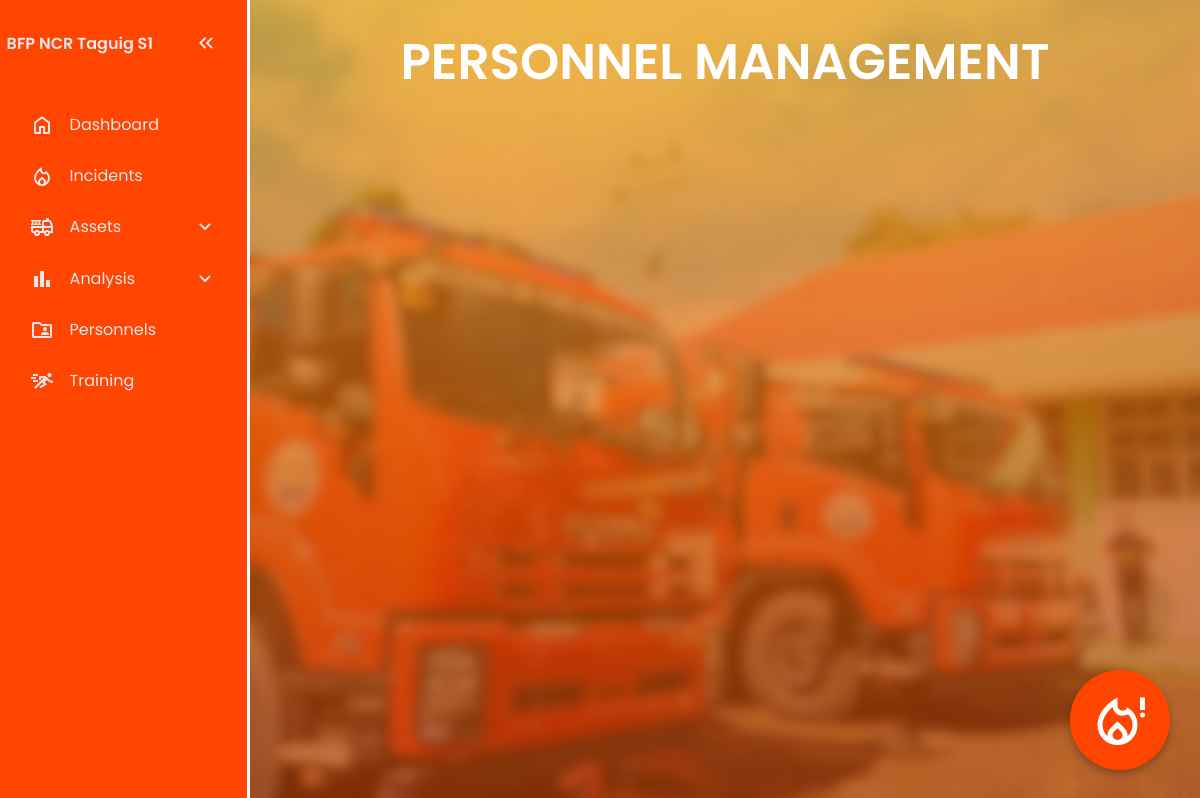
The page /personnels/PersonnelIndex.php on the database as committed earlier.
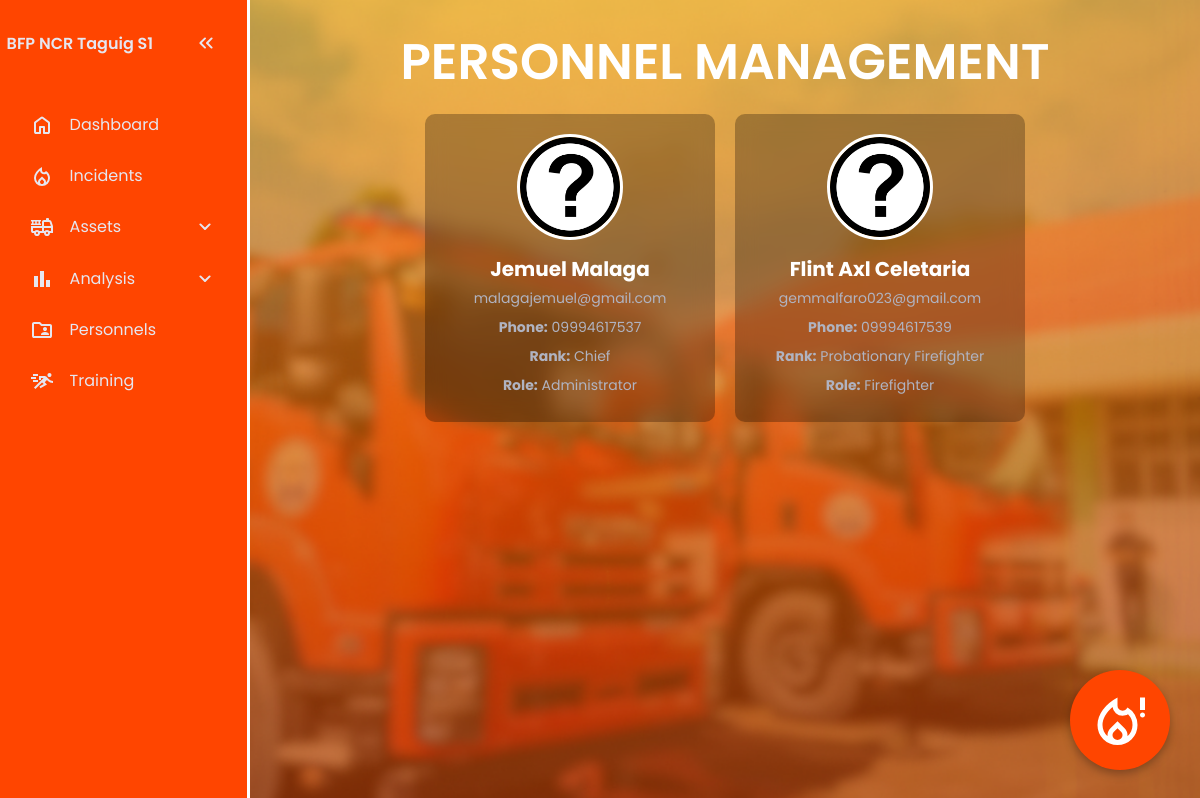
The same page on the database as committed later.
### tables this page shows
CREATE TABLE `personnel` (
  `PersonnelID` int(11) NOT NULL,
  `RoleID` int(11) DEFAULT NULL,
  `RankID` int(11) DEFAULT NULL,
  `ShiftID` int(11) DEFAULT NULL,
  `FirstName` varchar(50) NOT NULL,
  `LastName` varchar(50) NOT NULL,
  `Email` varchar(100) NOT NULL,
  `PhoneNumber` varchar(20) NOT NULL,
  `Password` varchar(255) NOT NULL,
  `Profile` varchar(255) DEFAULT NULL
);

CREATE TABLE `ranks` (
  `rank_id` int(11) NOT NULL,
  `rank_name` varchar(50) NOT NULL
);

CREATE TABLE `roles` (
  `role_id` int(11) NOT NULL,
  `role_name` varchar(50) NOT NULL
);

### personnels/PersonnelIndex.php (the view, shortened to what this page needs)
<?php
include('../includes/config.php');
$sql = "SELECT Personnel.PersonnelID, Personnel.FirstName, Personnel.LastName, Personnel.Email, Personnel.PhoneNumber, Personnel.Profile,
               ranks.rank_name, roles.role_name, shifts.start_time, shifts.end_time, shifts.shift_day
        FROM Personnel
        LEFT JOIN ranks ON Personnel.RankID = ranks.rank_id
        LEFT JOIN roles ON Personnel.RoleID = roles.role_id
        LEFT JOIN shifts ON Personnel.ShiftID = shifts.shift_id";
$result = $conn->query($sql);
?>
<!DOCTYPE html>
<html lang="en">
<head>
    <link rel="stylesheet" href="PersonnelIndex.css">
</head>
<body>
    <nav id="sidebar">
        <ul>
        <li>
            <span class="logo"><a href="../dashboard/RescueFlowIndex.php">BFP NCR Taguig S1</a></span>
            <button onclick=toggleSidebar() id="toggle-btn">
            </button>
        </li>
        <li>
            <a href="../dashboard/RescueFlowIndex.php" >
            <span>Dashboard</span>
            </a>
        </li>
        <li>
            <a href="../incident/IncidentIndex.php">
            <span>Incidents</span>
            </a>
        </li>
        <li>
            <button onclick=toggleSubMenu(this) class="dropdown-btn">
            <span>Assets</span>
            <svg xmlns="http://www.w3.org/2000/svg" height="24px" viewBox="0 -960 960 960" width="24px" fill="#e8eaed"><path d="M480-361q-8 0-15-2.5t-13-8.5L268-556q-11-11-11-28t11-28q11-11 28-11t28 11l156 156 156-156q11-11 28-11t28 11q11 11 11 28t-11 28L508-372q-6 6-13 8.5t-15 2.5Z"/></svg>
            </button>
        <li>
            <button onclick=toggleSubMenu(this) class="dropdown-btn">
            <svg xmlns="http://www.w3.org/2000/svg" height="24px" viewBox="0 -960 960 960" width="24px" fill="#F19E39"><path d="M640-160v-280h160v280H640Zm-240 0v-640h160v640H400Zm-240 0v-440h160v440H160Z"/></svg>
            <span>Analysis</span>
            <svg xmlns="http://www.w3.org/2000/svg" height="24px" viewBox="0 -960 960 960" width="24px" fill="#e8eaed"><path d="M480-361q-8 0-15-2.5t-13-8.5L268-556q-11-11-11-28t11-28q11-11 28-11t28 11l156 156 156-156q11-11 28-11t28 11q11 11 11 28t-11 28L508-372q-6 6-13 8.5t-15 2.5Z"/></svg>
            </button>
        </li>
        </li>
        <li>
            <a href="../personnel/PersonnelIndex.php">
            <span>Personnels</span>
            </a>
        </li>
        <li>
            <a href="../training/TrainingIndex.php">
            <span>Training</span>
            </a>
        </li>
        </ul>
    </nav>
    <main>
    <div class="personnel-header">PERSONNEL MANAGEMENT
    </div>
    <div class="personnel-container">
        <?php while ($row = $result->fetch_assoc()): ?>
            <div class="card">
                <div class="personnel-image">
                    <?php if (!empty($row['Profile']) && file_exists("../personnels/profiles/" . $row['Profile'])): ?>
                        <img src="../personnels/profiles/<?= htmlspecialchars($row['Profile']); ?>" alt="Personnel Image">
                    <?php else: ?>
                        <img src="../personnels/profiles/default.png" alt="Default Image">
                    <?php endif; ?>
                </div>
                <div class="personnel-details">
                    <h2><?= htmlspecialchars($row['FirstName'] . " " . $row['LastName']); ?></h2>
                    <p><?= htmlspecialchars($row['Email']); ?></p>
                    <p><strong>Phone:</strong> <?= htmlspecialchars($row['PhoneNumber']); ?></p>
                    <p><strong>Rank:</strong> <?= $row['rank_name'] ?? 'N/A'; ?></p>
                    <p><strong>Role:</strong> <?= $row['role_name'] ?? 'N/A'; ?></p>
                </div>
            </div>
        <?php endwhile; ?>
    </div>
    </main>
</body>
</html>

Rows that differ between the two databases and show on the page:
added personnel: FirstName+LastName "Jemuel Malaga", Email "malagajemuel@gmail.com", PhoneNumber "09994617537", RankID.rank_name "Chief", RoleID.role_name "Administrator"
added personnel: FirstName+LastName "Flint Axl Celetaria", Email "gemmalfaro023@gmail.com", PhoneNumber "09994617539", RankID.rank_name "Probationary Firefighter", RoleID.role_name "Firefighter"
